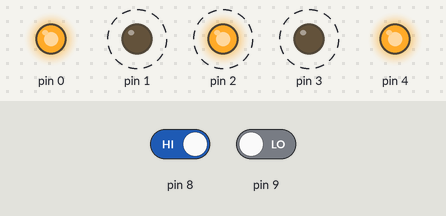
Recording of a sketch running on a simulated Arduino Uno, built with avr-gcc and run on an emulated ATmega328P. Shown: output pins drawn as LEDs (lit = HIGH). Dashed ring = blinking. Inputs (shaded band) come from the test bench; at power-on: pin 8 HIGH, pin 9 LOW.

Above: at 2.05 s.
2.1 s: pin 8 driven LOW
At 3.0 s:
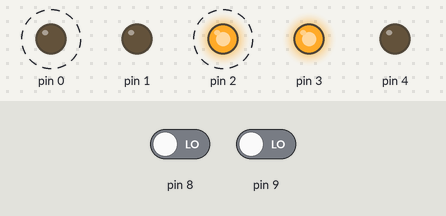
5.3 s: pin 8 driven HIGH
At 5.45 s:
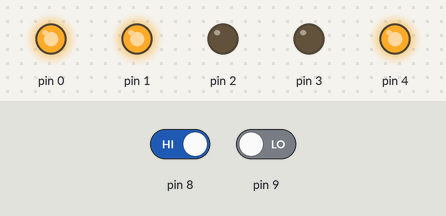
8.5 s: pin 9 driven HIGH
At 9.25 s:
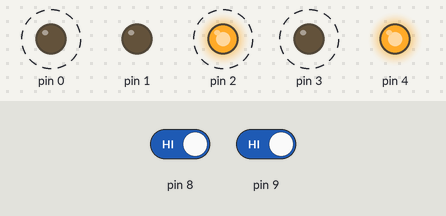
11.7 s: pin 9 driven LOW
At 12.45 s:
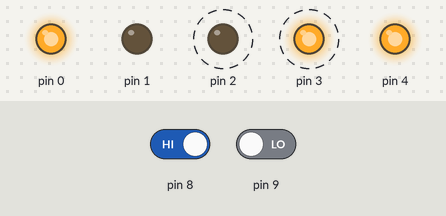
Timing chart, 0 to 15.9 s (numbered marks = the images above; inputs shaded):
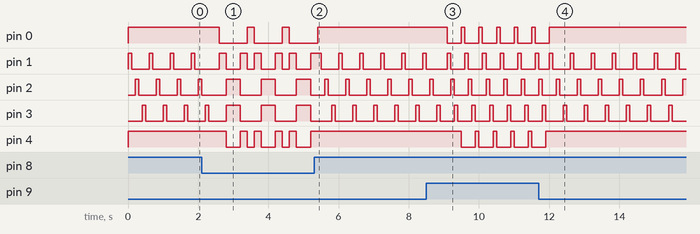

Measured:
- after the input at 2.1 s, pin 0: alternates HIGH for 0.20 s and LOW for 0.80 s, starting after 0.50 s; pin 2: alternates HIGH for 0.40 s and LOW for 0.60 s, starting after 0.70 s; pin 4: HIGH → LOW after 0.70 s, then repeats every 1.0 s: HIGH 0.20 s, LOW 0.20 s, HIGH 0.20 s, LOW 0.40 s
- after the input at 5.3 s, pin 0: goes on until 5.4 s, then stays HIGH; pin 2: alternates HIGH for 0.10 s and LOW for 0.50 s, starting after 0.30 s; pin 3: alternates HIGH for 0.10 s and LOW for 0.50 s, starting after 0.60 s; pin 4: stops changing and stays HIGH
- after the input at 8.5 s, pin 0: alternates HIGH for 0.10 s and LOW for 0.40 s, starting after 0.60 s; pin 4: alternates HIGH for 0.10 s and LOW for 0.40 s, starting after 1.0 s
- after the input at 11.7 s, pin 0: goes on until 12.0 s, then stays HIGH; pin 4: goes on until 11.9 s, then stays HIGH
- by itself, pin 1: repeats every 0.60 s: HIGH 0.10 s, LOW 0.50 s
- by itself, pin 2: alternates HIGH for 0.10 s and LOW for 0.50 s

The sketch:

sketch_apr30a.ino
```cpp
int i;
void setup() {

  pinMode(8,INPUT);
  pinMode(9,INPUT);
  for(i=0;i<5;i++)
  {
  pinMode(i,OUTPUT);
  }
}

void loop() {

 if(digitalRead(8)==LOW)
 {
  for(i=0;i<5;i++)
  {
   digitalWrite(i,HIGH);
   digitalWrite(5-i,HIGH);
   delay(200);
   digitalWrite(i,LOW);
   digitalWrite(5-i,LOW);
  }
 }
    else if(digitalRead(9)==LOW)
  {
    digitalWrite(0,HIGH);
    digitalWrite(4,HIGH);
    for(i=1;i<=3;i++)
    {
      digitalWrite(i,HIGH);
      delay(100);
      digitalWrite(i,LOW);
      delay(100);
  }
  }

 else
 {
    for(i=0;i<5;i++)
  {
      digitalWrite(i,HIGH);
      delay(100);
      digitalWrite(i,LOW);
   //   delay(100);
  }
  }
 }
```
